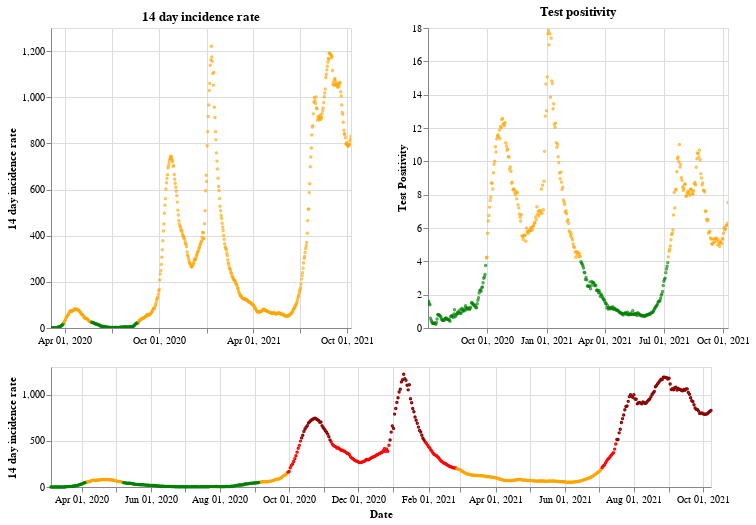

Notebook cell for this chart:
### Markdown cell above
## Northern Ireland

### Code cell
plot_traffic_light('Northern Ireland')

### Figure 1 — Vega-Lite specification as saved in the notebook (floating-point values rounded to 4 significant figures; data arrays with more than 128 entries replaced by an {"elided": "..."} marker saying what was removed)
{"config": {"view": {"continuousWidth": 400, "continuousHeight": 300}}, "vconcat": [{"hconcat": [{"mark": {"type": "point", "size": 2}, "encoding": {"color": {"condition": {"value": "green", "test": "(datum.twoWeeklyCasesRate <= 25)"}, "value": "orange"}, "tooltip": [{"type": "nominal", "field": "areaName"}, {"type": "temporal", "field": "date"}, {"type": "quantitative", "field": "twoWeeklyCasesRate"}, {"type": "quantitative", "field": "testPositivity"}], "x": {"type": "temporal", "axis": {"title": ""}, "field": "date", "scale": {"domain": {"selection": "DateBrush"}}, "timeUnit": "yearmonthdate"}, "y": {"type": "quantitative", "axis": {"title": "14 day incidence rate"}, "field": "twoWeeklyCasesRate"}}, "title": "14 day incidence rate", "width": 300}, {"mark": {"type": "point", "size": 2}, "encoding": {"color": {"condition": {"value": "green", "test": "(datum.testPositivity <= 4)"}, "value": "orange"}, "tooltip": [{"type": "nominal", "field": "areaName"}, {"type": "temporal", "field": "date"}, {"type": "quantitative", "field": "twoWeeklyCasesRate"}, {"type": "quantitative", "field": "testPositivity"}], "x": {"type": "temporal", "axis": {"title": ""}, "field": "date", "scale": {"domain": {"selection": "DateBrush"}}, "timeUnit": "yearmonthdate"}, "y": {"type": "quantitative", "axis": {"title": "Test Positivity"}, "field": "testPositivity"}}, "title": "Test positivity", "width": 300}]}, {"layer": [{"mark": {"type": "point", "size": 2}, "encoding": {"color": {"condition": {"value": "orange", "test": "(((datum.testPositivity < 4) && (datum.twoWeeklyCasesRate >= 50)) && (datum.twoWeeklyCasesRate < 200))"}, "value": "red"}, "opacity": {"condition": {"value": 1, "test": "((datum.twoWeeklyCasesRate >= 50) && (datum.twoWeeklyCasesRate < 500))"}, "value": 0}, "tooltip": [{"type": "nominal", "field": "areaName"}, {"type": "temporal", "field": "date"}, {"type": "quantitative", "field": "twoWeeklyCasesRate"}, {"type": "quantitative", "field": "testPositivity"}], "x": {"type": "temporal", "axis": {"title": "Date"}, "field": "date", "timeUnit": "yearmonthdate"}, "y": {"type": "quantitative", "axis": {"title": "14 day incidence rate"}, "field": "twoWeeklyCasesRate"}}, "selection": {"DateBrush": {"type": "interval", "encodings": ["x"], "fields": ["Time"]}}}, {"mark": {"type": "point", "size": 2}, "encoding": {"color": {"value": "darkred"}, "opacity": {"condition": {"value": 1, "test": "(datum.twoWeeklyCasesRate >= 500)"}, "value": 0}, "tooltip": [{"type": "nominal", "field": "areaName"}, {"type": "temporal", "field": "date"}, {"type": "quantitative", "field": "twoWeeklyCasesRate"}, {"type": "quantitative", "field": "testPositivity"}], "x": {"type": "temporal", "axis": {"title": "Date"}, "field": "date", "timeUnit": "yearmonthdate"}, "y": {"type": "quantitative", "axis": {"title": "14 day incidence rate"}, "field": "twoWeeklyCasesRate"}}}, {"mark": {"type": "point", "size": 2}, "encoding": {"color": {"condition": {"value": "green", "test": "((datum.testPositivity < 4) && (datum.twoWeeklyCasesRate < 50))"}, "value": "orange"}, "opacity": {"condition": {"value": 1, "test": "(datum.twoWeeklyCasesRate < 50)"}, "value": 0}, "tooltip": [{"type": "nominal", "field": "areaName"}, {"type": "temporal", "field": "date"}, {"type": "quantitative", "field": "twoWeeklyCasesRate"}, {"type": "quantitative", "field": "testPositivity"}], "x": {"type": "temporal", "axis": {"title": "Date"}, "field": "date", "timeUnit": "yearmonthdate"}, "y": {"type": "quantitative", "axis": {"title": "14 day incidence rate"}, "field": "twoWeeklyCasesRate"}}}], "height": 120, "width": 660}], "data": {"name": "data-8bee9566912f4d813a54fbe09ece28fb"}, "$schema": "https://vega.github.io/schema/vega-lite/v4.8.1.json", "datasets": {"data-8bee9566912f4d813a54fbe09ece28fb": {"elided": "583 records"}}}
